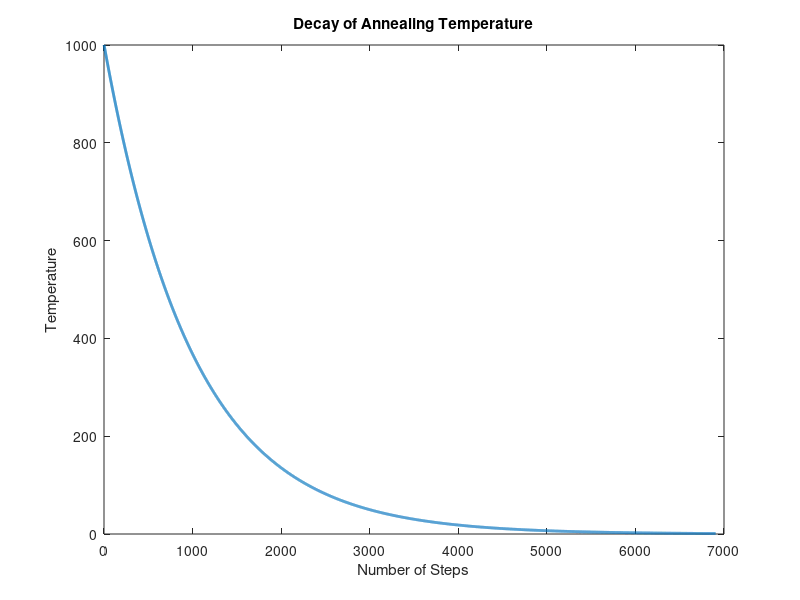
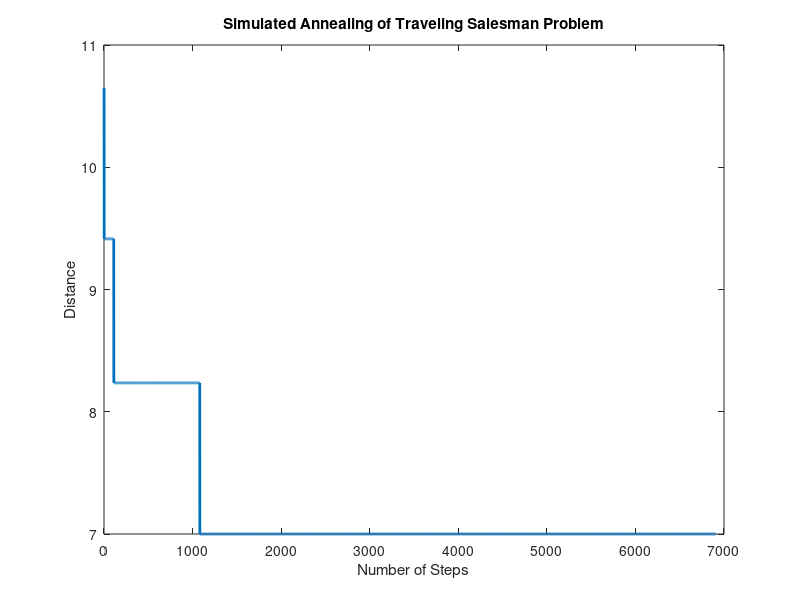
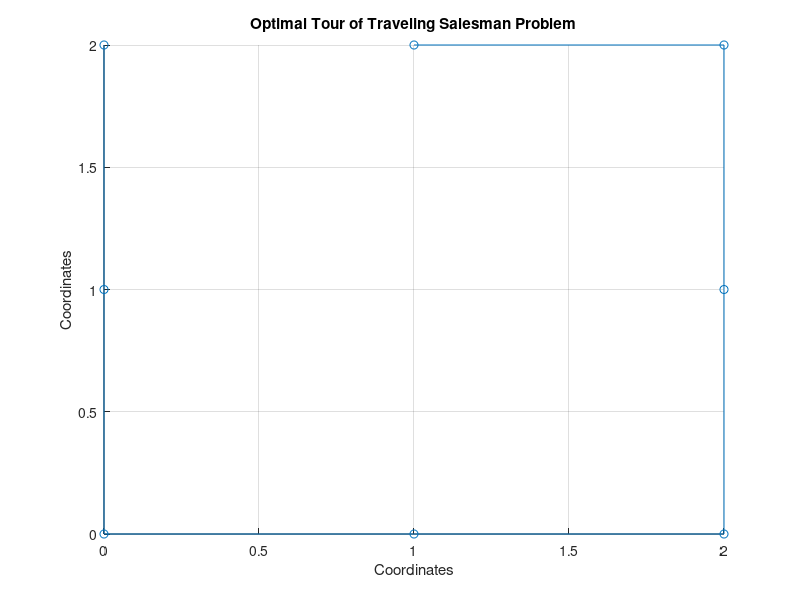

Recreate these plots in MATLAB, in order.
close all
clear all
clc

coolingFactor = 0.001;
temperatureStart = 1000;
noCities = 8;


% citiesMat = unifrnd(0, 1000, noCities, 2);
citiesMat = [0 1
    0 2
    0 0
    1 2
    1 0
    2 0
    2 1
    2 2];
distance_mat = squareform(pdist(citiesMat));
temperature = temperatureStart;
distancePrev = Inf;
counter = 0;
randomTour = randperm(noCities);
%% simulated annealing process as long as temperature is positive

while temperature > 1

    % below code randomly swaps to cities in the tour. This it the
    % most efficient stochastic method of simulating all possible tours.

    tourPosition1 = round(unifrnd(1, noCities));
    tourPosition2 = round(unifrnd(1, noCities));
    % randomly select two tour positions from current random tour

    swapCity1 = randomTour(tourPosition1);
    swapCty2 = randomTour(tourPosition2);
    % extract the cities at these random positions

    randomTour(tourPosition1) = swapCty2;
    randomTour(tourPosition2) = swapCity1;
    % swap the cities

    tourDistance = 0;
    % reinitialize the tour distance for each iteration

    % calculate the sum of intercity distance along the current random
    % route
    for i = 1 : noCities - 1
        tourDistance = tourDistance + distance_mat(randomTour(i), randomTour(i + 1));
    end

    difference = tourDistance - distancePrev;
    % calculate the differnece between current random tour and previous
    % random tour

    if(difference < 0 | exp(-difference / temperature) > rand(0, 1))
        distancePrev = tourDistance;
        optimalTour = randomTour;
    end

    counter = counter + 1;
    % counter variable to track iterations

    temperature_vec(counter, :) = temperature;
    % vector tracks annealing temperature at each iteration

    temperature = temperature * (1 - coolingFactor);
    % cool the process by discounting temperatuee by cooling factor

    optim_distance(counter, :) = distancePrev;
    calc_distance(counter, :) = tourDistance;
    % vectors to store the current optimal distance as well as currently
    % computed distance
end

%% Plot of results

plot(1: 1: counter, temperature_vec, '-', 'Linewidth', 2);
xlabel('Number of Steps');
ylabel('Temperature');
title('Decay of Annealing Temperature');
% plot of annealing temperature vs iterations

figure
plot(1: 1: counter, optim_distance, '-', 'Linewidth', 2); 
% plot(1: 1: counter, calc_distance, '-', 'Linewidth', 2);
xlabel('Number of Steps');
ylabel('Distance');
title('Simulated Annealing of Traveling Salesman Problem');
% Plot of calculated distcance and currently optimal distance vs.
% iterations

figure
scatter(citiesMat(1 : noCities, 1), citiesMat(1 : noCities, 2), 'o'); hold on;
plot(citiesMat(optimalTour, 1), citiesMat(optimalTour, 2), '-'); grid on;
xlabel('Coordinates');
ylabel('Coordinates');
title('Optimal Tour of Traveling Salesman Problem');
% plot of city coordinates and optimal route